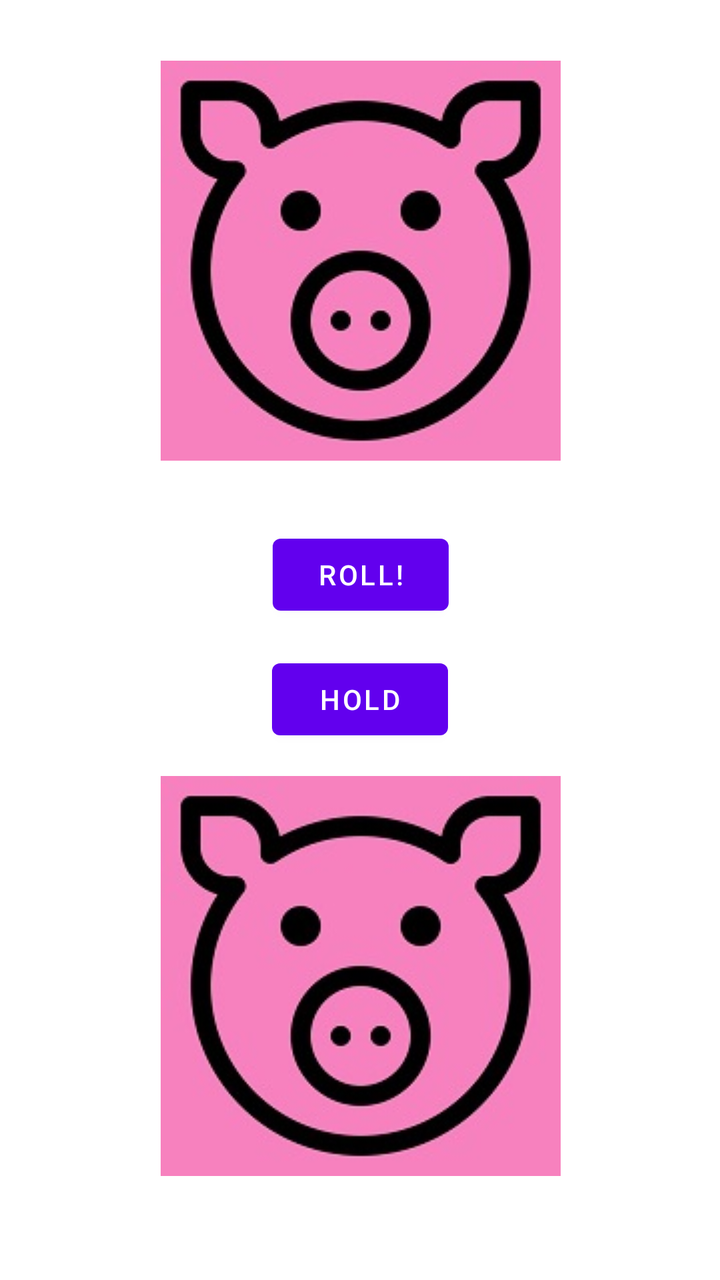
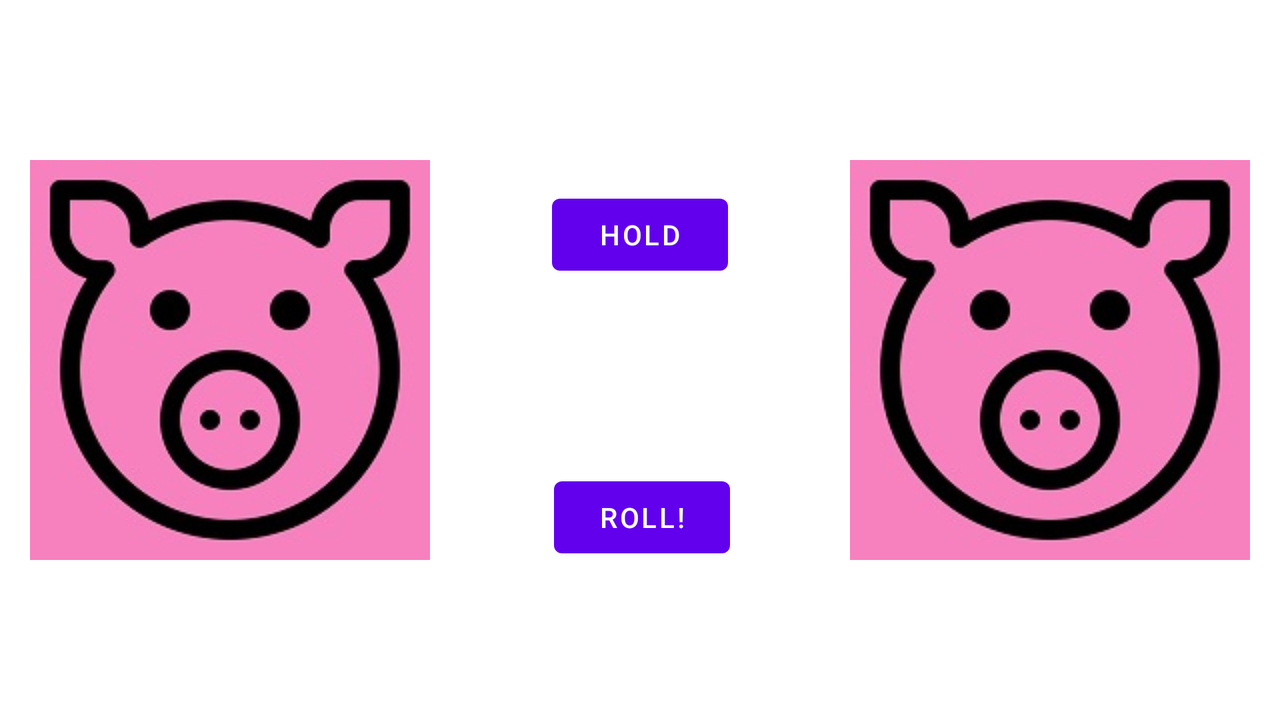

One screen, two layout resources from the same app: the default and the repository's alternative for another configuration. Each is rendered where Android would select it; the XML of both is given below.
<!-- AndroidManifest.xml: application theme Theme.2dicePig -->
<!-- res/layout/activity_roll.xml -->
<?xml version="1.0" encoding="utf-8"?>
<androidx.constraintlayout.widget.ConstraintLayout xmlns:android="http://schemas.android.com/apk/res/android"
    xmlns:app="http://schemas.android.com/apk/res-auto"
    xmlns:tools="http://schemas.android.com/tools"
    android:layout_width="match_parent"
    android:layout_height="match_parent"
    tools:context=".RollActivity">

    <ImageView
        android:id="@+id/dieView"
        android:layout_width="wrap_content"
        android:layout_height="wrap_content"
        android:contentDescription="@string/todo"
        app:layout_constraintBottom_toTopOf="@+id/rollButton"
        app:layout_constraintEnd_toEndOf="parent"
        app:layout_constraintHorizontal_bias="0.502"
        app:layout_constraintStart_toStartOf="parent"
        app:layout_constraintTop_toTopOf="parent"
        app:layout_constraintVertical_bias="0.478"
        app:srcCompat="@drawable/pig" />

    <ImageView
        android:id="@+id/dieView2"
        android:layout_width="wrap_content"
        android:layout_height="wrap_content"
        android:layout_marginBottom="16dp"
        android:contentDescription="@string/todo"
        app:layout_constraintBottom_toBottomOf="parent"
        app:layout_constraintEnd_toEndOf="parent"
        app:layout_constraintHorizontal_bias="0.502"
        app:layout_constraintStart_toStartOf="parent"
        app:layout_constraintTop_toBottomOf="@+id/rollButton"
        app:layout_constraintVertical_bias="0.68"
        app:srcCompat="@drawable/pig" />

    <Button
        android:id="@+id/rollButton"
        android:layout_width="wrap_content"
        android:layout_height="wrap_content"
        android:text="@string/rollButton"
        app:layout_constraintBottom_toBottomOf="parent"
        app:layout_constraintEnd_toEndOf="parent"
        app:layout_constraintHorizontal_bias="0.501"
        app:layout_constraintStart_toStartOf="parent"
        app:layout_constraintTop_toTopOf="parent"
        app:layout_constraintVertical_bias="0.445" />

    <Button
        android:id="@+id/holdButton"
        android:layout_width="wrap_content"
        android:layout_height="wrap_content"
        android:text="@string/hold"
        app:layout_constraintBottom_toTopOf="@+id/dieView2"
        app:layout_constraintEnd_toEndOf="parent"
        app:layout_constraintStart_toStartOf="parent"
        app:layout_constraintTop_toBottomOf="@+id/rollButton" />
</androidx.constraintlayout.widget.ConstraintLayout>
<!-- resources referenced by this layout -->
<resources>
  <!-- drawable pig: png bitmap (drawable, 49865 bytes) -->
  <string name="hold">Hold</string>
  <string name="rollButton">Roll!</string>
  <string name="todo">TODO</string>
  <style name="Theme.2dicePig" parent="Theme.MaterialComponents.DayNight.DarkActionBar">
          
          <item name="colorPrimary">@color/purple_500</item>
          <item name="colorPrimaryVariant">@color/purple_700</item>
          <item name="colorOnPrimary">@color/white</item>
          
          <item name="colorSecondary">@color/teal_200</item>
          <item name="colorSecondaryVariant">@color/teal_700</item>
          <item name="colorOnSecondary">@color/black</item>
          
          <item name="android:statusBarColor" tools:targetApi="l">?attr/colorPrimaryVariant</item>
          
      </style>
</resources>
<!-- res/layout-land/activity_roll.xml (the repository's variant of the layout above) -->
<!-- drawn on the phone turned sideways -->
<?xml version="1.0" encoding="utf-8"?>
<androidx.constraintlayout.widget.ConstraintLayout xmlns:android="http://schemas.android.com/apk/res/android"
    xmlns:app="http://schemas.android.com/apk/res-auto"
    xmlns:tools="http://schemas.android.com/tools"
    android:layout_width="match_parent"
    android:layout_height="match_parent"
    tools:context=".RollActivity">

    <ImageView
        android:id="@+id/dieView"
        android:layout_width="wrap_content"
        android:layout_height="wrap_content"
        android:layout_marginStart="15dp"
        android:layout_marginLeft="15dp"
        android:contentDescription="@string/todo"
        app:layout_constraintBottom_toBottomOf="parent"
        app:layout_constraintStart_toStartOf="parent"
        app:layout_constraintTop_toTopOf="parent"
        app:srcCompat="@drawable/pig" />

    <ImageView
        android:id="@+id/dieView2"
        android:layout_width="wrap_content"
        android:layout_height="wrap_content"
        android:layout_marginEnd="15dp"
        android:layout_marginRight="15dp"
        android:contentDescription="@string/todo"
        app:layout_constraintBottom_toBottomOf="parent"
        app:layout_constraintEnd_toEndOf="parent"
        app:layout_constraintTop_toTopOf="parent"
        app:srcCompat="@drawable/pig" />

    <Button
        android:id="@+id/rollButton"
        android:layout_width="wrap_content"
        android:layout_height="wrap_content"
        android:text="@string/rollButton"
        app:layout_constraintBottom_toBottomOf="parent"
        app:layout_constraintEnd_toStartOf="@+id/dieView2"
        app:layout_constraintHorizontal_bias="0.509"
        app:layout_constraintStart_toEndOf="@+id/dieView"
        app:layout_constraintTop_toTopOf="parent"
        app:layout_constraintVertical_bias="0.752" />

    <Button
        android:id="@+id/holdButton"
        android:layout_width="wrap_content"
        android:layout_height="wrap_content"
        android:text="@string/hold"
        app:layout_constraintBottom_toTopOf="@+id/rollButton"
        app:layout_constraintEnd_toEndOf="parent"
        app:layout_constraintStart_toStartOf="parent"
        app:layout_constraintTop_toTopOf="parent" />
</androidx.constraintlayout.widget.ConstraintLayout>
